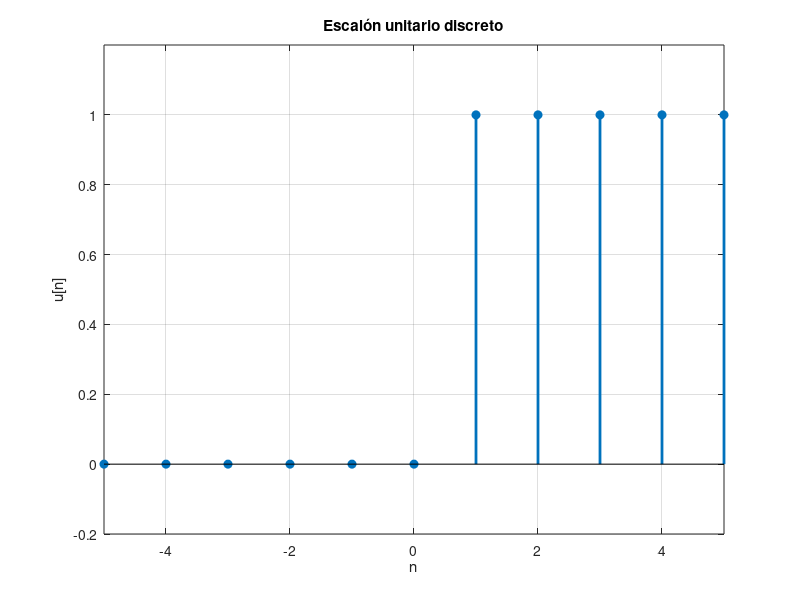

This figure's MATLAB source:
% Escalón unitario discreto en Octave

a = -5;    % Límite inferior del rango
b = 5;     % Límite superior del rango
n = a:b;   % Vector de índices discretos

u = double(n > 0);  % Escalón unitario: 1 si n>0, 0 si n<=0

stem(n, u, 'filled', 'LineWidth', 2);
xlabel('n');
ylabel('u[n]');
title('Escalón unitario discreto');
grid on;
axis([a b -0.2 1.2]);